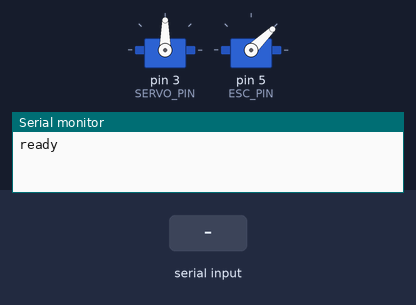
This sketch was run on a simulated Arduino Uno, built with avr-gcc and run on an emulated ATmega328P. Parts: 2 × servo, the last lines printed to the serial monitor. Inputs (shaded band) come from the test bench.

Above: at 4.2 s.
4.3 s: "THROTTLE:ON\n" received over Serial
At 5.5 s:
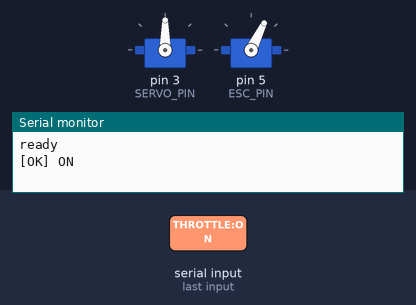
5.8 s: "STEER_ANGLE:\n" received over Serial
7.3 s: "MOTOR_ON_VALUE:\n" received over Serial
Timing chart, 0 to 10.3 s (numbered marks = the images above; inputs shaded):
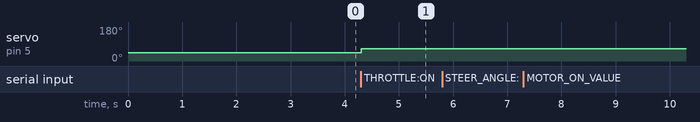

Measured:
- after the input at 4.3 s, servo on pin 5 (ESC_PIN): 44° → 64° at once

The sketch:

car.ino
```cpp
/*
  car.ino
  =======

  Tenhle soubor je program pro Arduino UNO.

  Hlavní úkoly souboru:
  - ovládání serva pro zatáčení
  - ovládání ESC / motoru
  - možnost měnit úhel zatáčení podle vybraného auta
  - možnost měnit hodnotu pro zapnutí motoru z webové aplikace

  Arduino přijímá textové příkazy přes Serial.
  Tyto příkazy typicky posílá Python backend přes soubor arduino_comm.py.

  Příklady podporovaných příkazů:
    STEER:L
    STEER:R
    STEER:C
    THROTTLE:ON
    THROTTLE:OFF
    STEER_ANGLE:45
    MOTOR_ON_VALUE:1250

  Zapojení:
    servo -> D3
    ESC   -> D5
*/

#include <Arduino.h>
/*
  Arduino.h je základní Arduino knihovna.
  Obsahuje běžné funkce a typy jako:
  - pinMode
  - digitalWrite
  - delay
  - Serial
  - String
  - constrain
*/

#include <Servo.h>
/*
  Servo.h slouží pro práci se servem a také s ESC,
  protože ESC se často ovládá stejným signálem jako servo.
*/


// ------------------------------------------------------------
// PINY
// ------------------------------------------------------------

// pin pro servo řízení
const int SERVO_PIN = 3;

// pin pro ESC od motoru
const int ESC_PIN = 5;


// ------------------------------------------------------------
// NASTAVENÍ ŘÍZENÍ
// ------------------------------------------------------------

// střed serva = kola rovně
// většina klasických serv má střed okolo 90°
const int CENTER = 90;

// aktuální úhel zatáčení od středu
// tahle hodnota se může měnit podle auta vybraného v aplikaci
int steerOffset = 45;


// ------------------------------------------------------------
// NASTAVENÍ MOTORU
// ------------------------------------------------------------

// minimální signál pro ESC = motor vypnutý
const int MOTOR_OFF = 1000;

// hodnota pro zapnutí motoru
// tohle už není konstanta, ale proměnná,
// protože si ji uživatel může změnit z dashboardu
int motorOnValue = 1200;


// ------------------------------------------------------------
// OBJEKTY
// ------------------------------------------------------------

// objekt pro servo zatáčení
Servo steering;

// objekt pro ESC motoru
Servo esc;


// ------------------------------------------------------------
// BUFFER PRO PŘÍKAZY
// ------------------------------------------------------------

// sem se bude postupně ukládat příchozí řádek ze serialu
String buffer = "";


// ------------------------------------------------------------
// POMOCNÉ FUNKCE
// ------------------------------------------------------------

bool isDigitsOnly(String s) {
  /*
    Ověří, jestli řetězec obsahuje jen číslice.

    Používá se u příkazů jako:
    - STEER_ANGLE:45
    - MOTOR_ON_VALUE:1250

    Díky tomu si zkontrolujeme,
    že za dvojtečkou opravdu přišlo číslo.
  */

  // odstranění mezer a konců řádků na začátku a konci
  s.trim();

  // prázdný string určitě není validní číslo
  if (s.length() == 0) return false;

  // projdeme všechny znaky
  for (unsigned int i = 0; i < s.length(); i++) {
    if (!isDigit(s[i])) {
      // jakmile najdeme nečíselný znak, vracíme false
      return false;
    }
  }

  // pokud všechny znaky byly číslice, je to v pořádku
  return true;
}


void setSteerAngle(int angle) {
  /*
    Nastaví aktuální úhel zatáčení.

    angle = o kolik stupňů od středu se má zatáčet.

    constrain(angle, 0, 90) zajistí,
    že hodnota nebude mimo bezpečný rozsah.
  */

  steerOffset = constrain(angle, 0, 90);
}


void steerCenter() {
  /*
    Nastaví servo do středu.
    Auto tedy pojede rovně.
  */
  steering.write(CENTER);
}


void steerLeft() {
  /*
    Zatočí doleva o aktuálně nastavený úhel.
    Např. když steerOffset = 45,
    servo se nastaví na 90 - 45 = 45.
  */
  steering.write(CENTER - steerOffset);
}


void steerRight() {
  /*
    Zatočí doprava o aktuálně nastavený úhel.
    Např. když steerOffset = 45,
    servo se nastaví na 90 + 45 = 135.
  */
  steering.write(CENTER + steerOffset);
}


void setMotorOnValue(int value) {
  /*
    Nastaví hodnotu pro zapnutí motoru.

    Povolený rozsah:
    1200 až 1300

    Pokud by přišla menší nebo větší hodnota,
    constrain ji automaticky omezí.
  */
  motorOnValue = constrain(value, 1200, 1300);
}


void motorOff() {
  /*
    Vypne motor.
    ESC dostane minimální hodnotu.
  */
  esc.writeMicroseconds(MOTOR_OFF);
}


void motorOn() {
  /*
    Zapne motor podle aktuálně nastavené hodnoty.

    Hodnota motorOnValue se může měnit za běhu,
    třeba z dashboardu.
  */
  esc.writeMicroseconds(motorOnValue);
}


// ------------------------------------------------------------
// ZPRACOVÁNÍ PŘÍKAZŮ
// ------------------------------------------------------------

bool handleCommand(String cmd) {
  /*
    Zpracuje jeden textový příkaz.

    Vrací:
    - true  = příkaz byl rozpoznán a proveden
    - false = příkaz nebyl platný nebo nebyl známý
  */

  // odstranění mezer a konců řádků okolo textu
  cmd.trim();

  // prázdný příkaz ignorujeme
  if (cmd.length() == 0) return false;

  // ----------------------------------------------------------
  // ZMĚNA ÚHLU ZATÁČENÍ
  // ----------------------------------------------------------
  if (cmd.startsWith("STEER_ANGLE:")) {
    /*
      Příklad:
      STEER_ANGLE:45
    */

    // vezmeme text za "STEER_ANGLE:"
    String val = cmd.substring(12);
    val.trim();

    // pokud to není čisté číslo, příkaz je neplatný
    if (!isDigitsOnly(val)) {
      return false;
    }

    // převod na číslo
    int angle = val.toInt();

    // nastavení nového úhlu
    setSteerAngle(angle);

    // odpověď do serial monitoru
    Serial.print("[OK] ANGLE=");
    Serial.println(steerOffset);

    return true;
  }

  // ----------------------------------------------------------
  // ZMĚNA HODNOTY MOTOR_ON
  // ----------------------------------------------------------
  if (cmd.startsWith("MOTOR_ON_VALUE:")) {
    /*
      Příklad:
      MOTOR_ON_VALUE:1250
    */

    // text "MOTOR_ON_VALUE:" má 15 znaků
    String val = cmd.substring(15);
    val.trim();

    if (!isDigitsOnly(val)) {
      return false;
    }

    int value = val.toInt();

    // nastavení nové hodnoty pro motor
    setMotorOnValue(value);

    Serial.print("[OK] MOTOR_ON_VALUE=");
    Serial.println(motorOnValue);

    return true;
  }

  // ----------------------------------------------------------
  // ZATÁČENÍ
  // ----------------------------------------------------------
  if (cmd.startsWith("STEER:")) {
    /*
      Podporované příkazy:
      STEER:L
      STEER:R
      STEER:C
    */

    String val = cmd.substring(6);
    val.trim();
    val.toUpperCase();

    if (val == "L") {
      steerLeft();
      Serial.println("[OK] L");
      return true;
    }

    if (val == "R") {
      steerRight();
      Serial.println("[OK] R");
      return true;
    }

    if (val == "C") {
      steerCenter();
      Serial.println("[OK] C");
      return true;
    }

    return false;
  }

  // ----------------------------------------------------------
  // MOTOR
  // ----------------------------------------------------------
  if (cmd == "THROTTLE:ON") {
    motorOn();
    Serial.println("[OK] ON");
    return true;
  }

  if (cmd == "THROTTLE:OFF") {
    motorOff();
    Serial.println("[OK] OFF");
    return true;
  }

  // pokud se sem program dostane,
  // příkaz nebyl rozpoznán
  return false;
}


// ------------------------------------------------------------
// SETUP
// ------------------------------------------------------------

void setup() {
  /*
    setup() se spustí jednou po startu Arduina.
    Tady se provede základní inicializace.
  */

  // spuštění serial komunikace
  // musí odpovídat rychlosti v Pythonu
  Serial.begin(115200);

  // připojení serva na pin D3
  steering.attach(SERVO_PIN);

  // připojení ESC na pin D5
  esc.attach(ESC_PIN);

  // nastavíme výchozí úhel zatáčení
  setSteerAngle(45);

  // nastavíme výchozí hodnotu pro motor
  setMotorOnValue(1200);

  // kola nastavíme rovně
  steerCenter();

  // motor necháme vypnutý
  motorOff();

  // ESC často po zapnutí potřebuje chvíli na inicializaci
  delay(3000);

  // zpráva do serialu, že je Arduino připravené
  Serial.println("ready");
}


// ------------------------------------------------------------
// LOOP
// ------------------------------------------------------------

void loop() {
  /*
    loop() běží pořád dokola.

    Tady neustále kontrolujeme,
    jestli z Pythonu nepřišel nový znak přes serial.
  */

  while (Serial.available() > 0) {
    // načteme jeden znak
    char c = Serial.read();

    // konec řádku znamená, že příkaz je kompletní
    if (c == '\n') {
      // odstranění případného carriage return
      buffer.replace("\r", "");

      // zkusíme příkaz zpracovat
      if (!handleCommand(buffer)) {
        // pokud se nepovedl, vypíšeme chybu
        Serial.print("ERR: ");
        Serial.println(buffer);
      }

      // vyčištění bufferu pro další příkaz
      buffer = "";
    } else {
      // jinak znak přidáme do bufferu
      // limit délky je jednoduchá ochrana proti přetečení
      if (buffer.length() < 80) {
        buffer += c;
      }
    }
  }
}
```
